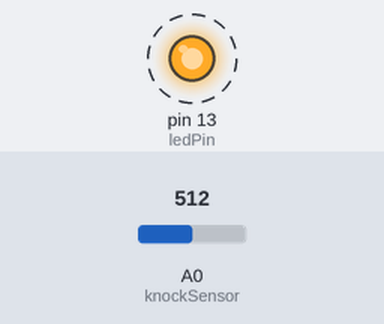
Recording of a sketch running on a simulated Arduino Uno, built with avr-gcc and run on an emulated ATmega328P. Parts: output pins drawn as LEDs (lit = HIGH). Dashed ring = blinking. The test bench sets the inputs (shaded band); at power-on: A0 (knockSensor) = 512. What the sketch prints to the serial monitor is not drawn.

Above: at 1.25 s.
1.3 s: A0 (knockSensor) set to 107
4.3 s: A0 (knockSensor) set to 93
At 4.3 s:
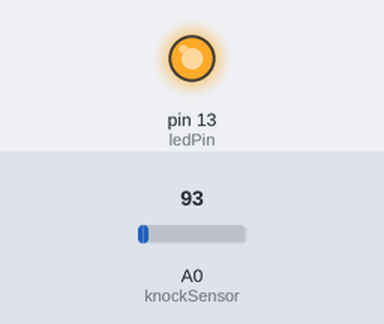
5.8 s: A0 (knockSensor) set to 110
At 5.96 s:
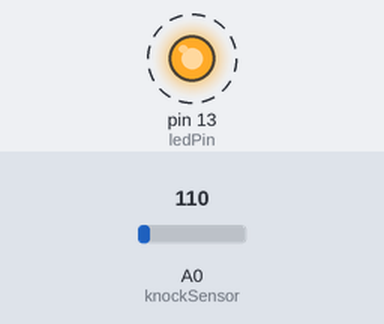
8.8 s: A0 (knockSensor) set to 90
Timing chart, 0 to 11.3 s (numbered marks = the images above; inputs shaded):
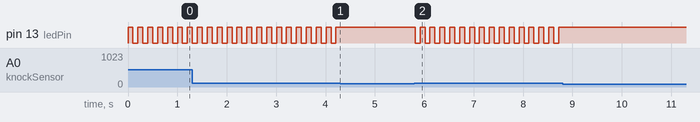

Measured:
- the behaviour switches between 100 and 99 on A0 (knockSensor) (found by bisection; images 0 and 1)
- after the input at 4.3 s, pin 13 (ledPin): stops changing and stays HIGH
- after the input at 5.8 s, pin 13 (ledPin): alternates HIGH for 0.10 s and LOW for 0.10 s, starting at once
- after the input at 8.8 s, pin 13 (ledPin): stops changing and stays HIGH
- by itself, pin 13 (ledPin): alternates HIGH for 0.10 s and LOW for 0.10 s

The sketch:

Knock.ino
```cpp
/* 노크 센서

   이 스케치는 피에조 부품을 이용하여 노크 소리를 알아내는
   예제입니다. 설정된 임계값과 아날로그 핀에 연결된 피에조의
   읽은 값과 비교하여 읽은 값이 크면, 시리얼 모니터에 "똑똑
   계세요?"를 출력하고 13번 핀에 연결된 LED를 토글합니다.

   회로:
	* 피에조 +를 아날로그 A0 핀에 연결합니다
	* 피에조 -를 GND에 연결합니다
	* 1MΩ 저항을 아날로그 A0핀과 GND로 연결합니다

   http://www.arduino.cc/en/Tutorial/Knock

   2007년 03월 25일 David Cuartielles <http://www.0j0.org>에
                    의하여 창작되었으며,
   2011년 08월 30일 Tom Igoe에 의하여 수정되었습니다

   이 예제 코드는 공유 저작물입니다.

 */


// 값이 변하지 않는 상수들:
const int ledPin = 13;      // 디지털 13번 핀에 LED가 연결되었습니다
const int knockSensor = A0; // 피에조 +는 A0에 연결되었습니다
const int threshold =  100; // 노크 소리로 판단하기 위한 임계값


// 값이 변하는 변수들:
int sensorReading = 0;      // 센서 핀으로부터 읽은 값을 저장
int ledState = LOW;         // LED를 토클하기 위한 LED의 최근 상태

void setup() {
 pinMode(ledPin, OUTPUT);   // ledPin을 OUTPUT으로 선언
 Serial.begin(9600);        // 시리얼 포트 초기화
}

void loop() {
  // 센서 값을 읽어 sensorReading 변수에 저장합니다:
  sensorReading = analogRead(knockSensor);

  // 만약 읽은 값이 임계값보다 크면:
  if (sensorReading >= threshold) {
    // ledPin 상태를 바꾸고:
    ledState = !ledState;
    // 상태에 맞게 LED 핀에 값을 씁니다:
    digitalWrite(ledPin, ledState);
    // 시리얼 모니터에 메시지를 출력하고 줄을 바꿔줍니다
    Serial.println("똑똑! 계세요?");
  }

  delay(100);  // 시리얼 포트에 과부하가 걸리지 않게 지연 시간을
               // 갖습니다
}
```
